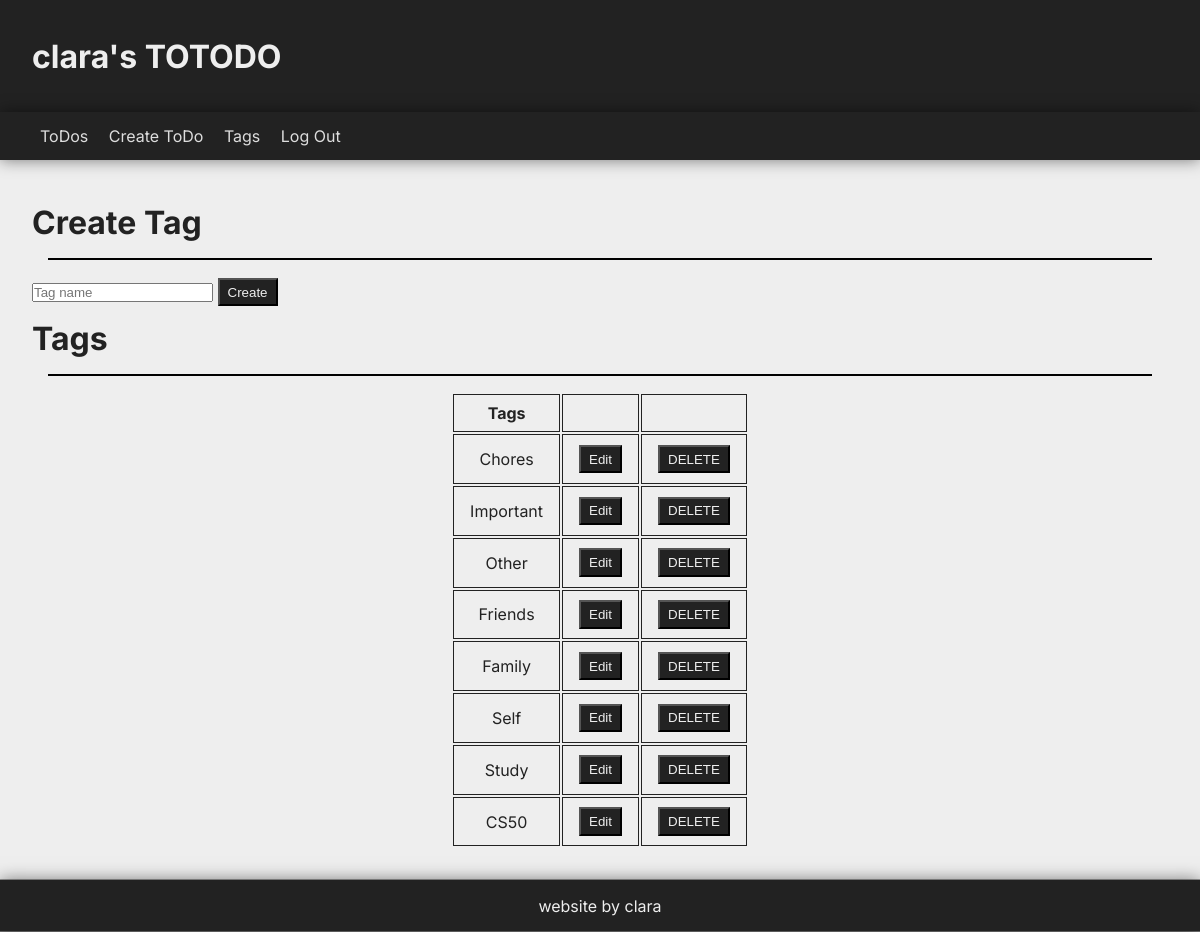
/tags (signed in), run on the app's committed database.
### tables this page shows
CREATE TABLE tags (
    id INTEGER NOT NULL PRIMARY KEY AUTOINCREMENT,
    user_id INTEGER NOT NULL,
    name TEXT NOT NULL,
    FOREIGN KEY (user_id) REFERENCES users(id)
);

### app.py (the view)
@app.route("/tags", methods=["GET", "POST"])
def tags():
    if request.method == "GET":
        return render_template("tags.html", tags=db.execute("SELECT * FROM tags WHERE user_id = ?", session["user_id"]))
    db.execute("INSERT INTO tags (user_id, name) VALUES (?, ?)", session["user_id"], request.form.get("name"))
    return redirect("/tags")

### app.py (called while the page is built)
@app.after_request
def after_request(response):
    response.headers["Cache-Control"] = "no-cache, no-store, must-revalidate"
    response.headers["Expires"] = 0
    response.headers["Pragma"] = "no-cache"
    return response

### templates/tags.html (shortened to what this page needs)
{% extends "layout.html" %}
{% block main %}
    <h1>Create Tag</h1>
    <hr>
    <form action="/tags" method="post">
        <input autocomplete="off" autofocus name="name" placeholder="Tag name" required type="text">
        <button>Create</button>
    </form>
    <h1>Tags</h1>
    <hr>
        <table class="centered">
            <thead>
                <tr>
                    <th>Tags</th>
                    <th></th>
                    <th></th>
                </tr>
            </thead>
            <tbody>
                {% for tag in tags %}
                <tr>
                    <td>{{ tag.name }}</td>
                    <td class="editForms">
                        <button id="edit_button">Edit</button>
                    </td>
                    <td>
                        <form action="/tag_delete" method="post">
                            <button name="tag_id" value="{{ tag.id }}">DELETE</button>
                        </form>
                    </td>
                </tr>
                {% endfor %}
            </tbody>
        </table>
{% endblock %}

### static/styles.css (style rules this page uses)
* { margin: 0; padding: 0; box-sizing: border-box; }
body { background-color: #eee; color: #222; font-family: 'Inter', sans-serif; }
button { margin: .1rem 0; padding: .2rem; background-color: #222; color: #eee; padding: .3rem .5rem; }
input { margin: .1rem 0; }
.centered { width: fit-content; margin: auto; }
main h1 { margin: .7rem 0; }
main hr { margin: 1rem; border: .1rem solid black; }
table { width: 100%; }
td, th { border: .1rem solid #222; text-align: center; padding: .5rem 1rem; }

### data on the page
tags: name "Chores", {{ tag.id }} 14 (drawn)
tags: name "Important", {{ tag.id }} 15 (drawn)
tags: name "Other", {{ tag.id }} 16 (drawn)
tags: name "Friends", {{ tag.id }} 17 (drawn)
tags: name "Family", {{ tag.id }} 18 (drawn)
tags: name "Self", {{ tag.id }} 19 (drawn)
tags: name "Study", {{ tag.id }} 20 (drawn)
tags: name "CS50", {{ tag.id }} 21 (drawn)

### other printed values
{{ session["username"] }} "clara"
